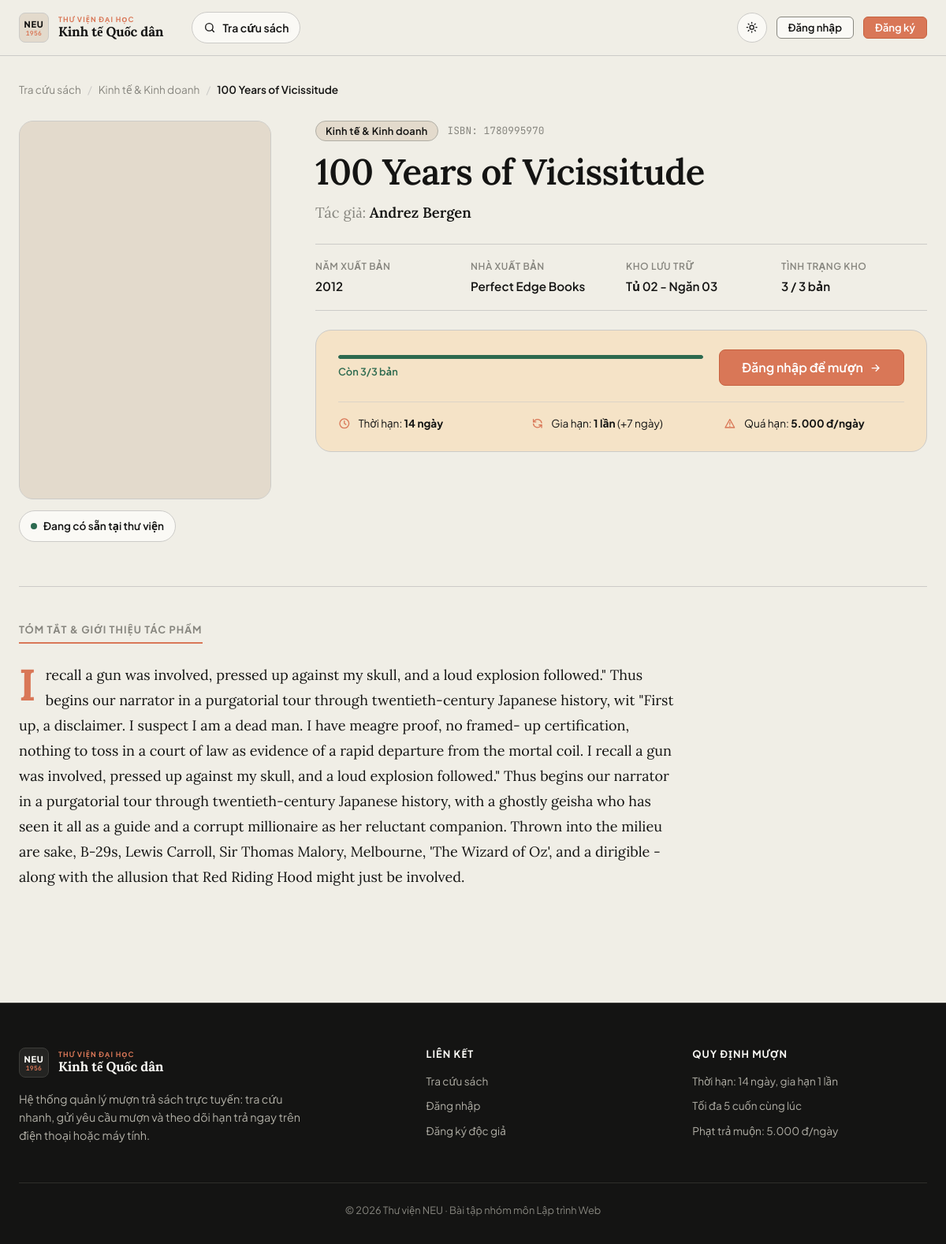
Page /books/413 on the earlier database version.
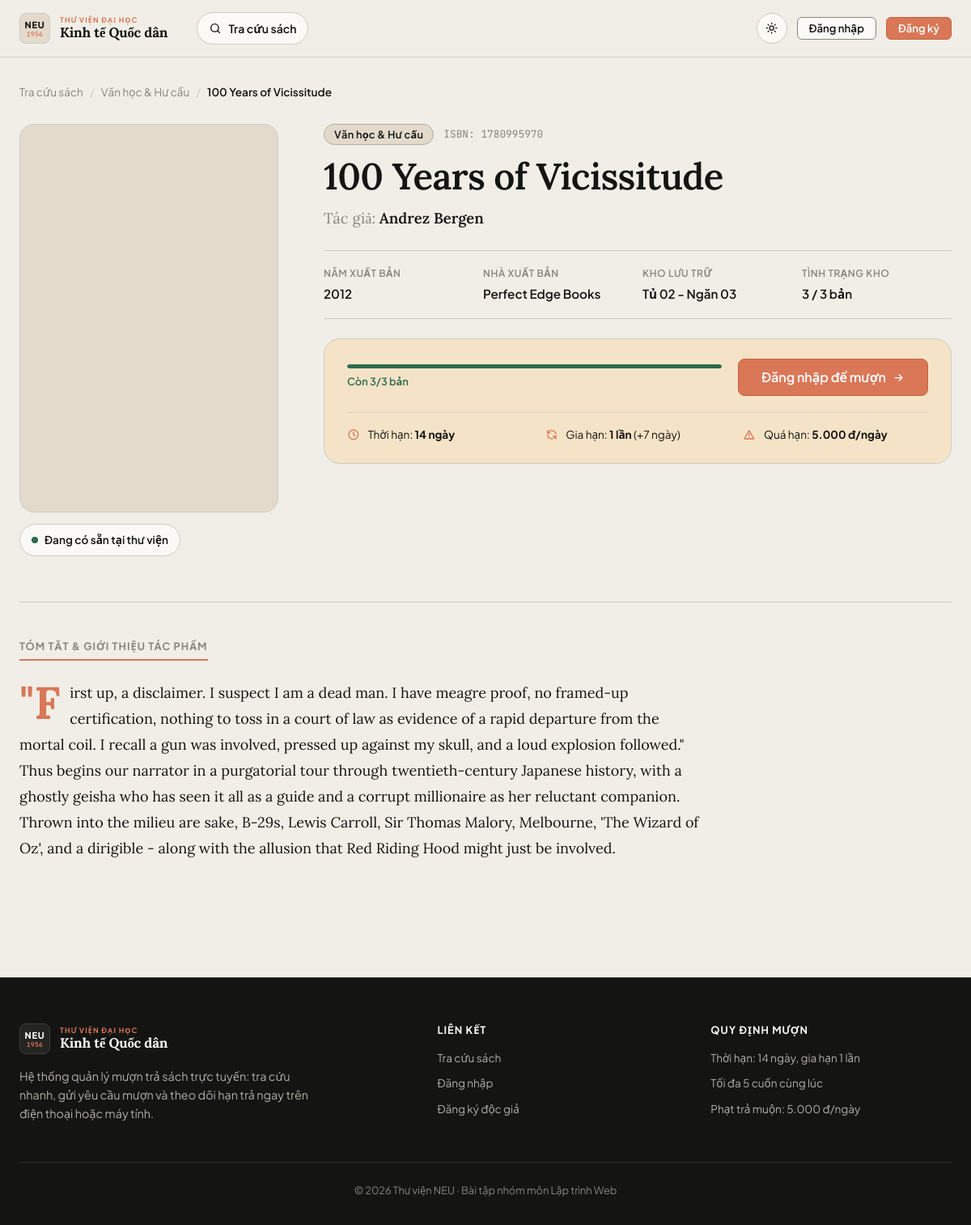
Same page on the later database version.
### app/models.py (models this page shows, shortened)
class Category(db.Model):
    id = db.Column(db.Integer, primary_key=True)
    name = db.Column(db.String(80), unique=True, nullable=False)
    books = db.relationship("Book", back_populates="category")

class Book(db.Model):
    id = db.Column(db.Integer, primary_key=True)
    title = db.Column(db.String(200), nullable=False, index=True)
    author = db.Column(db.String(120), nullable=False)
    isbn = db.Column(db.String(20))
    publisher = db.Column(db.String(120))
    year = db.Column(db.Integer)
    description = db.Column(db.Text)
    cover_url = db.Column(db.String(500))          # URL ảnh bìa
    location = db.Column(db.String(20))            # Vị trí kệ, vd: "Tủ 03 - Ngăn 07"
    total_copies = db.Column(db.Integer, nullable=False, default=1)
    available_copies = db.Column(db.Integer, nullable=False, default=1)
    category_id = db.Column(db.Integer, db.ForeignKey("category.id"))
    category = db.relationship("Category", back_populates="books")
    loans = db.relationship("Loan", back_populates="book")

### app/blueprints/main.py (the view)
@bp.route("/books/<int:book_id>")
def book_detail(book_id):
    book = Book.query.get_or_404(book_id)
    return render_template("book_detail.html", book=book)

### app/templates/book_detail.html (shortened to what the changed rows need)
{% extends "base.html" %}
{% from "macros.html" import csrf, icon, cover, meter %}
{% block content %}
<nav class="crumbs" aria-label="Breadcrumb">
  <a href="{{ url_for('main.index') }}">Tra cứu sách</a>
  <span class="crumb-sep">/</span>
  {% if book.category %}
  <a href="{{ url_for('main.index', category=book.category_id) }}">{{ book.category.name }}</a>
  <span class="crumb-sep">/</span>
  {% endif %}
  <span class="crumb-current">{{ book.title }}</span>
</nav>
<article class="detail-editorial">
  <div class="detail-header-grid">
    <div class="detail-info-col" data-reveal>
      <div class="detail-meta-header">
        <span class="badge badge-category">{{ book.category.name if book.category else 'Chưa phân loại' }}</span>
        {% if book.isbn %}<span class="isbn-tag">ISBN: {{ book.isbn }}</span>{% endif %}
      </div>
      <h1 class="detail-title">{{ book.title }}</h1>
      <div class="detail-author">Tác giả: <span>{{ book.author }}</span></div>
      <div class="meta-spec-grid" data-stagger>
        <div class="meta-spec-item" data-reveal>
          <span class="spec-label">Năm xuất bản</span>
          <span class="spec-value">{{ book.year or '—' }}</span>
        </div>
        <div class="meta-spec-item" data-reveal>
          <span class="spec-label">Nhà xuất bản</span>
          <span class="spec-value">{{ book.publisher or '—' }}</span>
        </div>
        <div class="meta-spec-item" data-reveal>
          <span class="spec-label">Kho lưu trữ</span>
          <span class="spec-value">{{ book.location or 'Kho tổng hợp' }}</span>
        </div>
        <div class="meta-spec-item" data-reveal>
          <span class="spec-label">Tình trạng kho</span>
          <span class="spec-value">{{ book.available_copies }} / {{ book.total_copies }} bản</span>
        </div>
      </div>
      <div class="borrow-panel">
        <div class="borrow-panel-top">
          <div class="borrow-meter-wrap">{{ meter(book) }}</div>
        </div>
        <div class="policy-strip">
        </div>
      </div>
    </div>
  </div>
  {% if book.description %}
  <section class="editorial-section">
    <div class="editorial-article">
      <div class="editorial-body">
        {% for para in book.description.split('\n') if para.strip() %}
          <p>{{ para.strip() }}</p>
        {% endfor %}
      </div>
    </div>
  </section>
  {% endif %}
</article>
{% endblock %}

### app/templates/macros.html (shortened to what this page needs)
{% macro icon(name) %}<svg class="icon" viewBox="0 0 24 24" aria-hidden="true">{{ _icons[name]|safe }}</svg>{% endmacro %}
{% macro cover(book, cls='') %}
{% if book.cover_url %}
<div class="cover cover-img {{ cls }}">
</div>
{% else %}
<div class="cover c{{ (book.category_id or 0) % 6 }} {{ cls }}"><div class="cover-in">
  <span class="cover-cat">{{ book.category.name if book.category else 'Sách' }}</span>
  <span class="cover-title">{{ book.title }}</span>
  <span class="cover-author">{{ book.author }}</span>
</div></div>
{% endif %}
{% endmacro %}
{% macro meter(book) %}
{% set total = book.total_copies or 0 %}
{% set pct = ((book.available_copies / total * 100)|round|int) if total else 0 %}
<div class="meter {{ 'low' if book.available_copies == 1 }} {{ 'out' if book.available_copies < 1 }}">
  <div class="meter-bar"><i style="width: {{ pct }}%"></i></div>
  <span class="meter-text">{% if book.available_copies > 0 %}Còn {{ book.available_copies }}/{{ total }} bản{% else %}Hết bản{% endif %}</span>
</div>
{% endmacro %}

Differences in the rows shown:
no longer on this page (row unchanged): Category: category.name "Kinh tế & Kinh doanh", category "Kinh tế & Kinh doanh"
now on this page (row unchanged): Category: category.name "Văn học & Hư cấu", category "Văn học & Hư cấu"
changed Book "100 Years of Vicissitude": strip "I recall a gun was involved, pressed up against my skull, and a loud explosion followed.\" Thus begins our narrator in a purgatorial tour through twentieth-century Japanese history, wit \"First up, a disclaimer. I suspect I am a dead man. I have meagre proof, no framed- up certification, nothing to toss…" → "\"First up, a disclaimer. I suspect I am a dead man. I have meagre proof, no framed-up certification, nothing to toss…"
